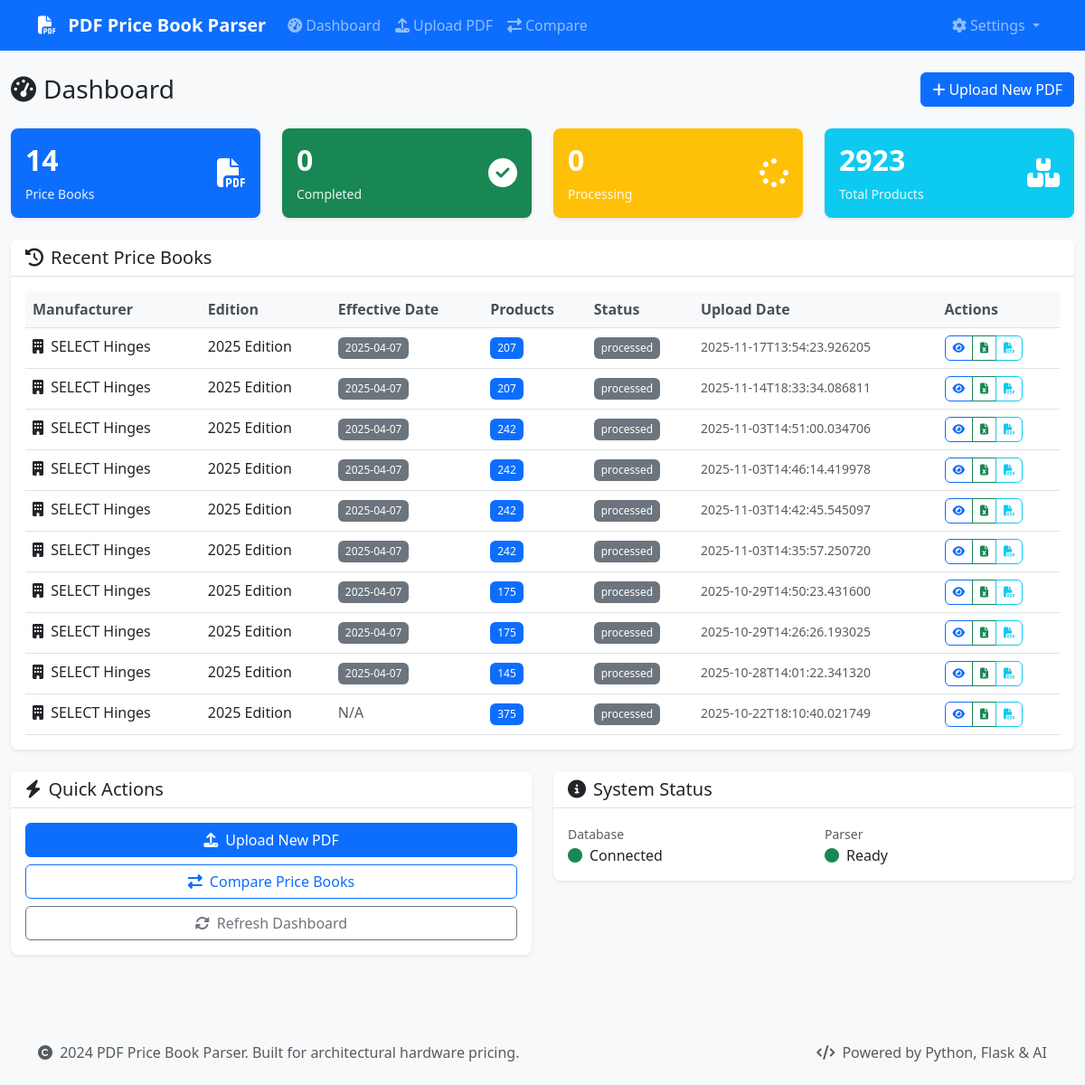
The page / on the database its author committed.
### database/models.py (models this page shows)
class Manufacturer(Base):
    __tablename__ = 'manufacturers'
    id = Column(Integer, primary_key=True)
    name = Column(String(255), nullable=False)
    code = Column(String(50), unique=True, nullable=False)
    created_at = Column(DateTime, default=datetime.utcnow)
    price_books = relationship("PriceBook", back_populates="manufacturer")
    product_families = relationship("ProductFamily", back_populates="manufacturer")
    finishes = relationship("Finish", back_populates="manufacturer")

class PriceBook(Base):
    __tablename__ = 'price_books'
    id = Column(Integer, primary_key=True)
    manufacturer_id = Column(Integer, ForeignKey('manufacturers.id'), nullable=False)
    edition = Column(String(100))
    effective_date = Column(Date)
    upload_date = Column(DateTime, default=datetime.utcnow)
    file_path = Column(Text)
    file_size = Column(Integer)
    status = Column(String(50), default='processing')  # processing, completed, failed
    parsing_notes = Column(Text)
    manufacturer = relationship("Manufacturer", back_populates="price_books")
    products = relationship("Product", back_populates="price_book", cascade="all, delete-orphan")

### app.py (the view)
@app.route('/')
def index():
    try:
        price_books = price_book_manager.list_price_books()
        return render_template('dashboard.html', price_books=price_books)
    except Exception as e:
        logger.error(f"Error loading dashboard: {e}")
        flash('Error loading dashboard', 'error')
        return render_template('dashboard.html', price_books=[])

### database/manager.py (called while the page is built)
    def get_session(self) -> Session:
        return self.db_manager.get_session()

    def list_price_books(self, manufacturer_id: int = None) -> List[Dict[str, Any]]:
        session = self.get_session()
        try:
            query = session.query(PriceBook).join(Manufacturer)
            if manufacturer_id:
                query = query.filter(PriceBook.manufacturer_id == manufacturer_id)
            price_books = query.order_by(PriceBook.upload_date.desc()).all()
            return [self.get_price_book_summary(pb.id) for pb in price_books]
        finally:
            session.close()

### database/models.py (called while the page is built)
    def get_session(self):
        return self.SessionLocal()

### templates/dashboard.html (shortened to what this page needs)
{% extends "base.html" %}
{% block content %}
<div class="row">
    <div class="col-12">
        <div class="d-flex justify-content-between align-items-center mb-4">
            <h1 class="h3 mb-0">
                <i class="fas fa-tachometer-alt me-2"></i>Dashboard
            </h1>
            <a href="{{ url_for('upload_pdf') }}" class="btn btn-primary">
                <i class="fas fa-plus me-1"></i>Upload New PDF
            </a>
        </div>
    </div>
</div>
<div class="row mb-4">
    <div class="col-md-3">
        <div class="card bg-primary text-white">
            <div class="card-body">
                <div class="d-flex justify-content-between">
                    <div>
                        <h4 class="card-title">{{ price_books|length }}</h4>
                        <p class="card-text">Price Books</p>
                    </div>
                    <div class="align-self-center">
                        <i class="fas fa-file-pdf fa-2x"></i>
                    </div>
                </div>
            </div>
        </div>
    </div>
    <div class="col-md-3">
        <div class="card bg-success text-white">
            <div class="card-body">
                <div class="d-flex justify-content-between">
                    <div>
                        <h4 class="card-title">{{ price_books|selectattr('status', 'equalto', 'completed')|list|length }}</h4>
                        <p class="card-text">Completed</p>
                    </div>
                    <div class="align-self-center">
                        <i class="fas fa-check-circle fa-2x"></i>
                    </div>
                </div>
            </div>
        </div>
    </div>
    <div class="col-md-3">
        <div class="card bg-warning text-white">
            <div class="card-body">
                <div class="d-flex justify-content-between">
                    <div>
                        <h4 class="card-title">{{ price_books|selectattr('status', 'equalto', 'processing')|list|length }}</h4>
                        <p class="card-text">Processing</p>
                    </div>
                    <div class="align-self-center">
                        <i class="fas fa-spinner fa-2x"></i>
                    </div>
                </div>
            </div>
        </div>
    </div>
    <div class="col-md-3">
        <div class="card bg-info text-white">
            <div class="card-body">
                <div class="d-flex justify-content-between">
                    <div>
                        <h4 class="card-title">{{ price_books|sum(attribute='product_count') }}</h4>
                        <p class="card-text">Total Products</p>
                    </div>
                    <div class="align-self-center">
                        <i class="fas fa-boxes fa-2x"></i>
                    </div>
                </div>
            </div>
        </div>
    </div>
</div>
<div class="row">
    <div class="col-12">
        <div class="card">
            <div class="card-header">
                <h5 class="card-title mb-0">
                    <i class="fas fa-history me-2"></i>Recent Price Books
                </h5>
            </div>
            <div class="card-body">
                {% if price_books %}
                    <div class="table-responsive">
                        <table class="table table-hover">
                            <thead>
                                <tr>
                                    <th>Manufacturer</th>
                                    <th>Edition</th>
                                    <th>Effective Date</th>
                                    <th>Products</th>
                                    <th>Status</th>
                                    <th>Upload Date</th>
                                    <th>Actions</th>
                                </tr>
                            </thead>
                            <tbody>
                                {% for book in price_books[:10] %}
                                <tr>
                                    <td>
                                        <i class="fas fa-building me-1"></i>
                                        {{ book.manufacturer }}
                                    </td>
                                    <td>{{ book.edition or 'N/A' }}</td>
                                    <td>
                                        {% if book.effective_date %}
                                            <span class="badge bg-secondary">{{ book.effective_date }}</span>
                                        {% else %}
                                            <span class="text-muted">N/A</span>
                                        {% endif %}
                                    </td>
                                    <td>
                                        <span class="badge bg-primary">{{ book.product_count }}</span>
                                    </td>
                                    <td>
                                        {% if book.status == 'completed' %}
                                            <span class="badge bg-success">
                                                <i class="fas fa-check me-1"></i>Completed
                                            </span>
                                        {% elif book.status == 'processing' %}
                                            <span class="badge bg-warning">
                                                <i class="fas fa-spinner me-1"></i>Processing
                                            </span>
                                        {% elif book.status == 'failed' %}
                                            <span class="badge bg-danger">
                                                <i class="fas fa-times me-1"></i>Failed
                                            </span>
                                        {% else %}
                                            <span class="badge bg-secondary">{{ book.status }}</span>
                                        {% endif %}
                                    </td>
                                    <td>
                                        <small class="text-muted">{{ book.upload_date }}</small>
                                    </td>
                                    <td>
                                        <div class="btn-group btn-group-sm" role="group">
                                            <a href="{{ url_for('preview', price_book_id=book.id) }}"
                                               class="btn btn-outline-primary" title="Preview">
                                                <i class="fas fa-eye"></i>
                                            </a>
                                            <a href="{{ url_for('export', price_book_id=book.id, format='excel') }}"
                                               class="btn btn-outline-success" title="Export Excel">
                                                <i class="fas fa-file-excel"></i>
                                            </a>
                                            <a href="{{ url_for('export', price_book_id=book.id, format='csv') }}"
                                               class="btn btn-outline-info" title="Export CSV">
                                                <i class="fas fa-file-csv"></i>
                                            </a>
                                        </div>
                                    </td>
                                </tr>
                                {% endfor %}
                            </tbody>
                        </table>
                    </div>
                {% endif %}
            </div>
        </div>
    </div>
</div>
<div class="row mt-4">
    <div class="col-md-6">
        <div class="card">
            <div class="card-header">
                <h5 class="card-title mb-0">
                    <i class="fas fa-bolt me-2"></i>Quick Actions
                </h5>
            </div>
            <div class="card-body">
                <div class="d-grid gap-2">
                    <a href="{{ url_for('upload_pdf') }}" class="btn btn-primary">
                        <i class="fas fa-upload me-2"></i>Upload New PDF
                    </a>
                    <a href="{{ url_for('compare') }}" class="btn btn-outline-primary">
                        <i class="fas fa-exchange-alt me-2"></i>Compare Price Books
                    </a>
                    <button class="btn btn-outline-secondary" onclick="refreshDashboard()">
                        <i class="fas fa-sync-alt me-2"></i>Refresh Dashboard
                    </button>
                </div>
            </div>
        </div>
    </div>
    <div class="col-md-6">
        <div class="card">
            <div class="card-header">
                <h5 class="card-title mb-0">
                    <i class="fas fa-info-circle me-2"></i>System Status
                </h5>
            </div>
            <div class="card-body">
                <div class="row">
                    <div class="col-6">
                        <small class="text-muted">Database</small>
                        <div class="d-flex align-items-center">
                            <i class="fas fa-circle text-success me-2"></i>
                            <span>Connected</span>
                        </div>
                    </div>
                    <div class="col-6">
                        <small class="text-muted">Parser</small>
                        <div class="d-flex align-items-center">
                            <i class="fas fa-circle text-success me-2"></i>
                            <span>Ready</span>
                        </div>
                    </div>
                </div>
            </div>
        </div>
    </div>
</div>
{% endblock %}

### templates/base.html (shortened to what this page needs)
<!DOCTYPE html>
<html lang="en">
<head>
    <link href="https://cdn.jsdelivr.net/npm/bootstrap@5.3.0/dist/css/bootstrap.min.css" rel="stylesheet">
    <link href="https://cdnjs.cloudflare.com/ajax/libs/font-awesome/6.4.0/css/all.min.css" rel="stylesheet">
    <link href="{{ url_for('static', filename='css/style.css') }}" rel="stylesheet">
</head>
<body>
    <nav class="navbar navbar-expand-lg navbar-dark bg-primary">
        <div class="container">
            <a class="navbar-brand" href="{{ url_for('index') }}">
                <i class="fas fa-file-pdf me-2"></i>
                PDF Price Book Parser
            </a>
            <div class="collapse navbar-collapse" id="navbarNav">
                <ul class="navbar-nav me-auto">
                    <li class="nav-item">
                        <a class="nav-link" href="{{ url_for('index') }}">
                            <i class="fas fa-tachometer-alt me-1"></i>Dashboard
                        </a>
                    </li>
                    <li class="nav-item">
                        <a class="nav-link" href="{{ url_for('upload_pdf') }}">
                            <i class="fas fa-upload me-1"></i>Upload PDF
                        </a>
                    </li>
                    <li class="nav-item">
                        <a class="nav-link" href="{{ url_for('compare') }}">
                            <i class="fas fa-exchange-alt me-1"></i>Compare
                        </a>
                    </li>
                </ul>
                <ul class="navbar-nav">
                    <li class="nav-item dropdown">
                        <a class="nav-link dropdown-toggle" href="#" id="navbarDropdown" role="button" data-bs-toggle="dropdown">
                            <i class="fas fa-cog me-1"></i>Settings
                        </a>
                    </li>
                </ul>
            </div>
        </div>
    </nav>
    <main class="container-fluid py-4">
        {% block content %}{% endblock %}
    </main>
    <footer class="bg-light mt-5 py-4">
        <div class="container">
            <div class="row">
                <div class="col-md-6">
                    <p class="text-muted mb-0">
                        <i class="fas fa-copyright me-1"></i>
                        2024 PDF Price Book Parser. Built for architectural hardware pricing.
                    </p>
                </div>
                <div class="col-md-6 text-md-end">
                    <p class="text-muted mb-0">
                        <i class="fas fa-code me-1"></i>
                        Powered by Python, Flask & AI
                    </p>
                </div>
            </div>
        </div>
    </footer>
</body>
</html>

### static/css/style.css (style rules this page uses)
:root { --primary-color: #0d6efd; --secondary-color: #6c757d; --success-color: #198754; --danger-color: #dc3545; --warning-color: #ffc107; --info-color: #0dcaf0; --light-color: #f8f9fa; --dark-color: #212529; }
body { font-family: 'Segoe UI', Tahoma, Geneva, Verdana, sans-serif; background-color: #f8f9fa; }
.navbar-brand { font-weight: 600; font-size: 1.25rem; }
.card { border: none; box-shadow: 0 0.125rem 0.25rem rgba(0, 0, 0, 0.075); border-radius: 0.5rem; transition: box-shadow 0.15s ease-in-out; }
.card-header { background-color: #fff; border-bottom: 1px solid #dee2e6; border-radius: 0.5rem 0.5rem 0 0 !important; font-weight: 600; }
.btn { border-radius: 0.375rem; font-weight: 500; transition: all 0.15s ease-in-out; }
.btn-group-sm .btn { padding: 0.25rem 0.5rem; font-size: 0.75rem; }
.table { margin-bottom: 0; }
.table th { border-top: none; font-weight: 600; color: #495057; background-color: #f8f9fa; }
.badge { font-size: 0.75em; font-weight: 500; padding: 0.375rem 0.5rem; }
.card.bg-primary, .card.bg-success, .card.bg-warning, .card.bg-info, .card.bg-danger { border: none; }
.card.bg-primary .card-title, .card.bg-success .card-title, .card.bg-warning .card-title, .card.bg-info .card-title, .card.bg-danger .card-title { font-size: 2rem; font-weight: 700; margin-bottom: 0.5rem; }
.card.bg-primary .card-text, .card.bg-success .card-text, .card.bg-warning .card-text, .card.bg-info .card-text, .card.bg-danger .card-text { font-size: 0.875rem; opacity: 0.9; margin-bottom: 0; }
footer { margin-top: auto; }

### rows shown on the page
Manufacturer: manufacturer "SELECT Hinges" "SELECT Hinges" "SELECT Hinges" "SELECT Hinges" "SELECT Hinges" "SELECT Hinges" "SELECT Hinges" "SELECT Hinges" "SELECT Hinges" "SELECT Hinges"
PriceBook: edition "2025 Edition", status "processed"
PriceBook: edition "2025 Edition", status "processed"
PriceBook: edition "2025 Edition", status "processed"
PriceBook: edition "2025 Edition", status "processed"
PriceBook: edition "2025 Edition", status "processed"
PriceBook: edition "2025 Edition", status "processed"
PriceBook: edition "2025 Edition", status "processed"
PriceBook: edition "2025 Edition", status "processed"
PriceBook: edition "2025 Edition", status "processed"
PriceBook: edition "2025 Edition", status "processed"

### other values the page prints
{{ price_books|length }} "14"
{{ price_books|selectattr('status', 'equalto', 'completed')|list|length }} "0"
{{ price_books|selectattr('status', 'equalto', 'processing')|list|length }} "0"
{{ price_books|sum(attribute='product_count') }} "2923"
{{ book.effective_date }} "2025-04-07" "2025-04-07" "2025-04-07" "2025-04-07" "2025-04-07" "2025-04-07" "2025-04-07" "2025-04-07" "2025-04-07"
{{ book.product_count }} "207" "207" "242" "242" "242" "242" "175" "175" "145" "375"
{{ book.upload_date }} "2025-11-17T13:54:23.926205" "2025-11-14T18:33:34.086811" "2025-11-03T14:51:00.034706" "2025-11-03T14:46:14.419978" "2025-11-03T14:42:45.545097" "2025-11-03T14:35:57.250720" "2025-10-29T14:50:23.431600" "2025-10-29T14:26:26.193025" "2025-10-28T14:01:22.341320" "2025-10-22T18:10:40.021749"
